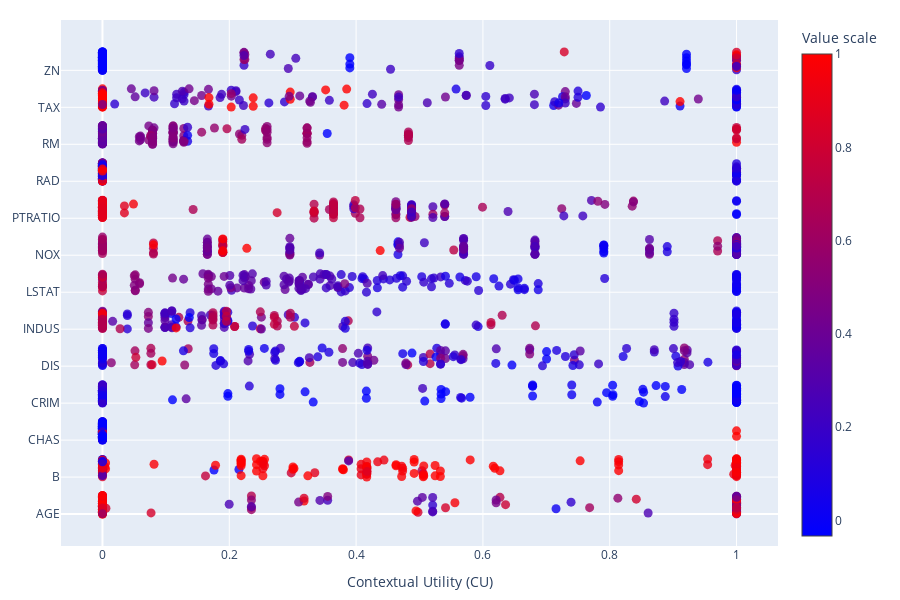

The cell this chart's notebook holds for it:
### Markdown cell above
We can see from the influnce plot that a high `lstat` value is bad and a low one is good, for instance. 

If we plot CU values, this might become even clearer.

### Code cell
fig = ciuplots.ciu_beeswarm(CIUres, xcol='CU', legend_title='Value scale')
fig.update_layout(height=600, width=900, margin=dict(l=20, r=20, t=20, b=20), xaxis=dict(title='Contextual Utility (CU)'))
fig.show()

### Figure 1 — Plotly figure (JSON) as saved in the notebook; plotly's stock layout.template omitted (floating-point values rounded to 4 significant figures; data arrays with more than 128 entries replaced by an {"elided": "..."} marker saying what was removed)
{"data": [{"marker": {"color": {"elided": "152 float values"}, "colorbar": {"title": {"text": "Value scale"}}, "colorscale": [[0, "blue"], [1, "red"]], "opacity": 0.8, "size": 9}, "mode": "markers", "name": "AGE", "type": "scatter", "x": {"elided": "152 float values"}, "y": {"elided": "1976 float values"}}, {"marker": {"color": {"elided": "152 float values"}, "colorscale": [[0, "blue"], [1, "red"]], "opacity": 0.8, "size": 9}, "mode": "markers", "name": "B", "type": "scatter", "x": {"elided": "152 float values"}, "y": {"elided": "1976 float values"}}, {"marker": {"color": {"elided": "152 int values"}, "colorscale": [[0, "blue"], [1, "red"]], "opacity": 0.8, "size": 9}, "mode": "markers", "name": "CHAS", "type": "scatter", "x": {"elided": "152 int values"}, "y": {"elided": "1976 float values"}}, {"marker": {"color": {"elided": "152 float values"}, "colorscale": [[0, "blue"], [1, "red"]], "opacity": 0.8, "size": 9}, "mode": "markers", "name": "CRIM", "type": "scatter", "x": {"elided": "152 float values"}, "y": {"elided": "1976 float values"}}, {"marker": {"color": {"elided": "152 float values"}, "colorscale": [[0, "blue"], [1, "red"]], "opacity": 0.8, "size": 9}, "mode": "markers", "name": "DIS", "type": "scatter", "x": {"elided": "152 float values"}, "y": {"elided": "1976 float values"}}, {"marker": {"color": {"elided": "152 float values"}, "colorscale": [[0, "blue"], [1, "red"]], "opacity": 0.8, "size": 9}, "mode": "markers", "name": "INDUS", "type": "scatter", "x": {"elided": "152 float values"}, "y": {"elided": "1976 float values"}}, {"marker": {"color": {"elided": "152 float values"}, "colorscale": [[0, "blue"], [1, "red"]], "opacity": 0.8, "size": 9}, "mode": "markers", "name": "LSTAT", "type": "scatter", "x": {"elided": "152 float values"}, "y": {"elided": "1976 float values"}}, {"marker": {"color": {"elided": "152 float values"}, "colorscale": [[0, "blue"], [1, "red"]], "opacity": 0.8, "size": 9}, "mode": "markers", "name": "NOX", "type": "scatter", "x": {"elided": "152 float values"}, "y": {"elided": "1976 float values"}}, {"marker": {"color": {"elided": "152 float values"}, "colorscale": [[0, "blue"], [1, "red"]], "opacity": 0.8, "size": 9}, "mode": "markers", "name": "PTRATIO", "type": "scatter", "x": {"elided": "152 float values"}, "y": {"elided": "1976 float values"}}, {"marker": {"color": {"elided": "152 float values"}, "colorscale": [[0, "blue"], [1, "red"]], "opacity": 0.8, "size": 9}, "mode": "markers", "name": "RAD", "type": "scatter", "x": {"elided": "152 int values"}, "y": {"elided": "1976 float values"}}, {"marker": {"color": {"elided": "152 float values"}, "colorscale": [[0, "blue"], [1, "red"]], "opacity": 0.8, "size": 9}, "mode": "markers", "name": "RM", "type": "scatter", "x": {"elided": "152 float values"}, "y": {"elided": "1976 float values"}}, {"marker": {"color": {"elided": "152 float values"}, "colorscale": [[0, "blue"], [1, "red"]], "opacity": 0.8, "size": 9}, "mode": "markers", "name": "TAX", "type": "scatter", "x": {"elided": "152 float values"}, "y": {"elided": "1976 float values"}}, {"marker": {"color": {"elided": "152 float values"}, "colorscale": [[0, "blue"], [1, "red"]], "opacity": 0.8, "size": 9}, "mode": "markers", "name": "ZN", "type": "scatter", "x": {"elided": "152 float values"}, "y": {"elided": "1976 float values"}}], "layout": {"coloraxis": {"showscale": true}, "height": 600, "legend": {"title": {"text": "My Legend Title"}}, "margin": {"b": 20, "l": 20, "r": 20, "t": 20}, "showlegend": false, "width": 900, "xaxis": {"title": {"text": "Contextual Utility (CU)"}}, "yaxis": {"ticktext": ["AGE", "B", "CHAS", "CRIM", "DIS", "INDUS", "LSTAT", "NOX", "PTRATIO", "RAD", "RM", "TAX", "ZN"], "tickvals": [0, 1, 2, 3, 4, 5, 6, 7, 8, 9, 10, 11, 12]}}}
